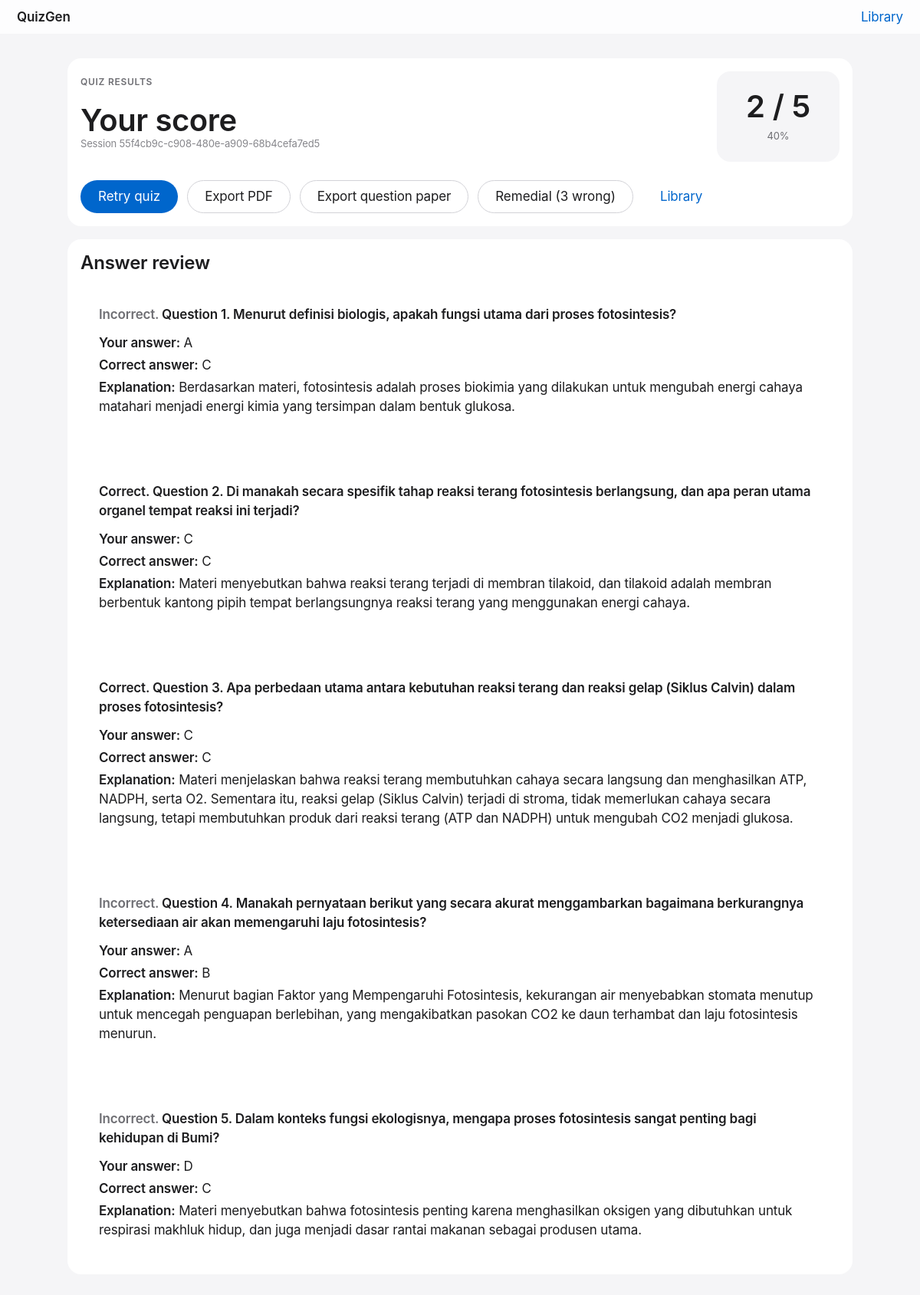
The page /result/55f4cb9c-c908-480e-a909-68b4cefa7ed5/1 on the database its author committed.
### database.py (models this page shows)
class QuizSession(db.Model):
    id = db.Column(db.String(36), primary_key=True, default=lambda: str(uuid.uuid4()))
    pdf_id = db.Column(db.Integer, db.ForeignKey("pdf.id"), nullable=False)
    num_questions = db.Column(db.Integer, default=10)
    created_at = db.Column(db.DateTime, default=datetime.utcnow)
    questions = db.relationship(
        "Question",
        backref="session",
        lazy=True,
        cascade="all, delete-orphan",
    )
    attempts = db.relationship(
        "QuizAttempt",
        backref="session",
        lazy=True,
        cascade="all, delete-orphan",
    )

class QuizAttempt(db.Model):
    id = db.Column(db.Integer, primary_key=True)
    session_id = db.Column(db.String(36), db.ForeignKey("quiz_session.id"), nullable=False)
    score = db.Column(db.Integer, nullable=False)
    total = db.Column(db.Integer, nullable=False)
    answers = db.Column(db.Text)  # JSON string
    completed_at = db.Column(db.DateTime, default=datetime.utcnow)

class Question(db.Model):
    id = db.Column(db.Integer, primary_key=True)
    session_id = db.Column(db.String(36), db.ForeignKey("quiz_session.id"), nullable=False)
    order = db.Column(db.Integer, nullable=False)
    question_text = db.Column(db.Text, nullable=False)
    option_a = db.Column(db.Text, nullable=False)
    option_b = db.Column(db.Text, nullable=False)
    option_c = db.Column(db.Text, nullable=False)
    option_d = db.Column(db.Text, nullable=False)
    correct_answer = db.Column(db.String(1), nullable=False)
    explanation = db.Column(db.Text)

### app.py (the view, shortened to what this page needs)
@app.route("/result/<session_id>/<int:attempt_id>", methods=["GET"])
def result_page(session_id: str, attempt_id: int):
    session = QuizSession.query.get_or_404(session_id)
    attempt = QuizAttempt.query.filter_by(id=attempt_id, session_id=session.id).first_or_404()
    review_items = _build_review_items_for_attempt(session, attempt)
    percentage = int((attempt.score / attempt.total) * 100) if attempt.total else 0
    wrong_count = sum(1 for item in review_items if not item["is_correct"])
    compare_to = request.args.get("compare_to", type=int)
    improvement = None
    return render_template(
        "result.html",
        session=session,
        attempt=attempt,
        review_items=review_items,
        percentage=percentage,
        wrong_count=wrong_count,
        improvement=improvement,
    )

### templates/result.html (shortened to what this page needs)
{% extends "base.html" %}
{% block content %}
<section class="card card--tight">
  <div class="result-top">
    <div>
      <p class="eyebrow">Quiz results</p>
      <h1 class="title-gap">Your score</h1>
      <p class="muted caption">Session {{ session.id }}</p>
    </div>
    <div class="score-box">
      <p class="score-value score-neutral">{{ attempt.score }} / {{ attempt.total }}</p>
      <p class="caption score-muted">{{ percentage }}%</p>
    </div>
  </div>
  <div class="result-actions">
    <button id="retry-btn" class="btn btn-primary" type="button" data-pdf-id="{{ session.pdf_id }}">Retry quiz</button>
    <a class="btn btn-ghost" href="/api/result/{{ session.id }}/{{ attempt.id }}/export-pdf">Export PDF</a>
    <a class="btn btn-ghost" href="/api/session/{{ session.id }}/export-question-paper">Export question paper</a>
    {% if wrong_count > 0 %}
      <button id="retry-wrong-btn" class="btn btn-ghost" type="button" data-session-id="{{ session.id }}" data-attempt-id="{{ attempt.id }}">
        Remedial ({{ wrong_count }} wrong)
      </button>
    {% endif %}
    <a class="btn btn-secondary" href="{{ url_for('library') }}">Library</a>
  </div>
</section>
<section class="card card--tight">
  <h2 class="section-title">Answer review</h2>
  <div class="review-list">
    {% for item in review_items %}
      <article class="card review-item">
        <h3 class="review-title">
          {% if item.is_correct %}
            <span class="tag-ok">Correct.</span>
          {% else %}
            <span class="tag-bad">Incorrect.</span>
          {% endif %}
          Question {{ item.order }}. {{ item.question }}
        </h3>
        <p class="review-body"><strong>Your answer:</strong> {{ item.user_answer }}</p>
        <p class="review-body"><strong>Correct answer:</strong> {{ item.correct_answer }}</p>
        {% if item.explanation %}
          <p class="review-body review-explanation"><strong>Explanation:</strong> {{ item.explanation }}</p>
        {% endif %}
      </article>
    {% endfor %}
  </div>
</section>
{% endblock %}

### rows shown on the page
QuizSession: id "55f4cb9c-c908-480e-a909-68b4cefa7ed5"
QuizAttempt: score "2", total "5"
Question: shows "Incorrect.", order "1", question "Menurut definisi biologis, apakah fungsi utama dari proses fotosintesis?", user_answer "A", correct_answer "C", explanation "Berdasarkan materi, fotosintesis adalah proses biokimia yang dilakukan untuk mengubah energi cahaya matahari menjadi energi kimia yang tersimpan dalam bentuk glukosa."
Question: shows "Correct.", order "2", question "Di manakah secara spesifik tahap reaksi terang fotosintesis berlangsung, dan apa peran utama organel tempat reaksi ini terjadi?", user_answer "C", correct_answer "C", explanation "Materi menyebutkan bahwa reaksi terang terjadi di membran tilakoid, dan tilakoid adalah membran berbentuk kantong pipih tempat berlangsungnya reaksi terang yang menggunakan energi cahaya."
Question: shows "Correct.", order "3", question "Apa perbedaan utama antara kebutuhan reaksi terang dan reaksi gelap (Siklus Calvin) dalam proses fotosintesis?", user_answer "C", correct_answer "C", explanation "Materi menjelaskan bahwa reaksi terang membutuhkan cahaya secara langsung dan menghasilkan ATP, NADPH, serta O2. Sementara itu, reaksi gelap (Siklus Calvin) terjadi di stroma, tidak memerlukan cahaya secara langsung, tetapi membutuhkan produk dari reaksi terang (ATP dan NADPH) untuk mengubah CO2 menjadi glukosa."
Question: shows "Incorrect.", order "4", question "Manakah pernyataan berikut yang secara akurat menggambarkan bagaimana berkurangnya ketersediaan air akan memengaruhi laju fotosintesis?", user_answer "A", correct_answer "B", explanation "Menurut bagian Faktor yang Mempengaruhi Fotosintesis, kekurangan air menyebabkan stomata menutup untuk mencegah penguapan berlebihan, yang mengakibatkan pasokan CO2 ke daun terhambat dan laju fotosintesis menurun."
Question: shows "Incorrect.", order "5", question "Dalam konteks fungsi ekologisnya, mengapa proses fotosintesis sangat penting bagi kehidupan di Bumi?", user_answer "D", correct_answer "C", explanation "Materi menyebutkan bahwa fotosintesis penting karena menghasilkan oksigen yang dibutuhkan untuk respirasi makhluk hidup, dan juga menjadi dasar rantai makanan sebagai produsen utama."

### other values the page prints
{{ percentage }} "40"
{{ wrong_count }} "3"
